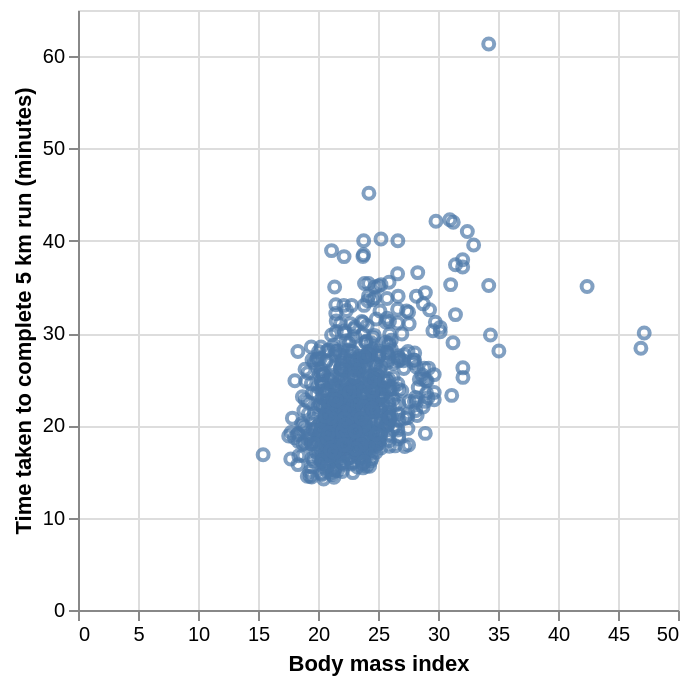

The notebook cell this image was saved under:
### Code cell
# Run this cell to see what your scatterplot looks like!
marathon_plot

### Figure 1 — Vega-Lite specification as saved in the notebook (floating-point values rounded to 4 significant figures; data arrays with more than 128 entries replaced by an {"elided": "..."} marker saying what was removed)
{"config": {"view": {"continuousWidth": 300, "continuousHeight": 300}}, "data": {"name": "data-cad236416e2d03eeb7a6dee981e132f5"}, "mark": {"type": "point"}, "encoding": {"x": {"field": "bmi", "title": "Body mass index", "type": "quantitative"}, "y": {"field": "km5_time_minutes", "title": "Time taken to complete 5 km run (minutes)", "type": "quantitative"}}, "$schema": "https://vega.github.io/schema/vega-lite/v5.20.1.json", "datasets": {"data-cad236416e2d03eeb7a6dee981e132f5": {"elided": "922 records"}}}
